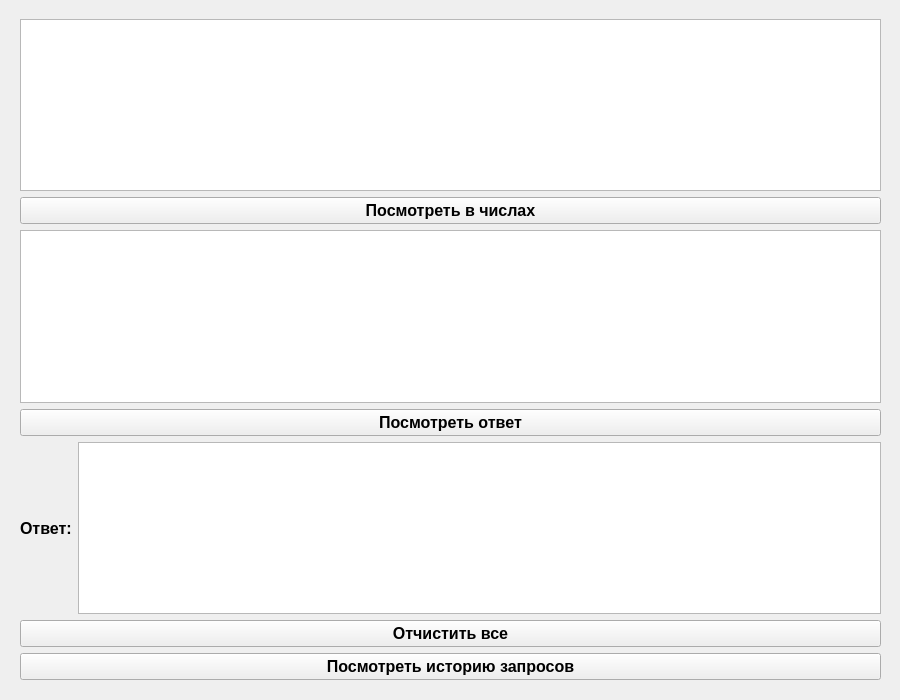
<?xml version="1.0" encoding="UTF-8"?>
<ui version="4.0">
 <class>MainWindow</class>
 <widget class="QMainWindow" name="MainWindow">
  <property name="geometry">
   <rect>
    <x>0</x>
    <y>0</y>
    <width>900</width>
    <height>700</height>
   </rect>
  </property>
  <property name="windowTitle">
   <string>TheBestTextCalculator</string>
  </property>
  <widget class="QWidget" name="centralwidget">
   <widget class="QWidget" name="gridLayoutWidget">
    <property name="geometry">
     <rect>
      <x>20</x>
      <y>19</y>
      <width>861</width>
      <height>661</height>
     </rect>
    </property>
    <layout class="QGridLayout" name="gridLayout">
     <item row="0" column="0">
      <widget class="QTextEdit" name="input">
       <property name="font">
        <font>
         <pointsize>10</pointsize>
        </font>
       </property>
      </widget>
     </item>
     <item row="2" column="0">
      <widget class="QTextEdit" name="numInput">
       <property name="font">
        <font>
         <pointsize>10</pointsize>
        </font>
       </property>
       <property name="readOnly">
        <bool>true</bool>
       </property>
      </widget>
     </item>
     <item row="3" column="0">
      <widget class="QPushButton" name="answer">
       <property name="font">
        <font>
         <pointsize>12</pointsize>
         <weight>75</weight>
         <bold>true</bold>
        </font>
       </property>
       <property name="text">
        <string>Посмотреть ответ</string>
       </property>
      </widget>
     </item>
     <item row="6" column="0">
      <widget class="QPushButton" name="history">
       <property name="font">
        <font>
         <pointsize>12</pointsize>
         <weight>75</weight>
         <bold>true</bold>
        </font>
       </property>
       <property name="text">
        <string>Посмотреть историю запросов</string>
       </property>
      </widget>
     </item>
     <item row="5" column="0">
      <widget class="QPushButton" name="clearAll">
       <property name="font">
        <font>
         <pointsize>12</pointsize>
         <weight>75</weight>
         <bold>true</bold>
        </font>
       </property>
       <property name="text">
        <string>Отчистить все</string>
       </property>
      </widget>
     </item>
     <item row="1" column="0">
      <widget class="QPushButton" name="numbers">
       <property name="font">
        <font>
         <pointsize>12</pointsize>
         <weight>75</weight>
         <bold>true</bold>
        </font>
       </property>
       <property name="text">
        <string>Посмотреть в числах</string>
       </property>
      </widget>
     </item>
     <item row="4" column="0">
      <layout class="QHBoxLayout" name="horizontalLayout_2">
       <item>
        <widget class="QLabel" name="label">
         <property name="font">
          <font>
           <pointsize>12</pointsize>
           <weight>75</weight>
           <bold>true</bold>
          </font>
         </property>
         <property name="text">
          <string>Ответ:</string>
         </property>
         <property name="margin">
          <number>10</number>
         </property>
        </widget>
       </item>
       <item>
        <widget class="QTextEdit" name="output">
         <property name="font">
          <font>
           <pointsize>10</pointsize>
          </font>
         </property>
         <property name="readOnly">
          <bool>true</bool>
         </property>
        </widget>
       </item>
      </layout>
     </item>
    </layout>
   </widget>
  </widget>
 </widget>
 <resources/>
 <connections/>
</ui>
